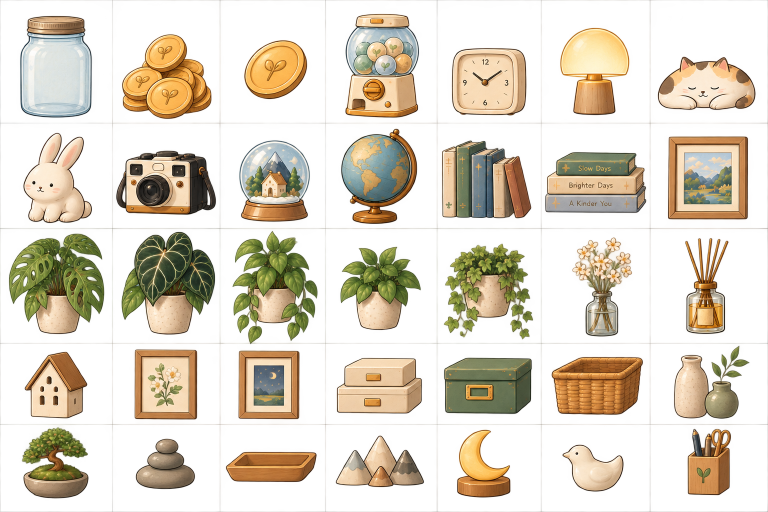
#> input picture Assets/Items/Cozy Home and Plant Asset Sticker Sheet.png, 1536 x 1024 px (shown at 1/2 size)
$ python crop_item_sheet.py
#> lines starting #> are read from the running program, lines starting #| are printed output that depends on the picture; after the words box and inside, x2 and y2 are one past the last pixel; in counts of white or black regions, pixels touching at a corner belong together
from PIL import Image
import numpy as np
from scipy import ndimage as ndi
import os, sys
from pathlib import Path
ROOT=str(Path(__file__).resolve().parents[1])
NAMES=[
 'jar_empty','coin_pile','coin','gacha_machine','desk_clock','mushroom_lamp','cat_calico',
 'rabbit','film_camera','snow_globe','world_globe','books_standing','books_stack','framed_landscape',
 'monstera','anthurium','pothos_trailing','pothos_potted','ivy_hanging','flower_vase','reed_diffuser',
 'wooden_house','framed_flowers','framed_night','storage_boxes_cream','storage_box_green','basket','ceramic_vases',
 'bonsai','stacked_stones','wooden_tray','mini_mountains','moon_lamp','bird_figure','pen_cup']
XE=[0,225,440,652,875,1083,1300,1536]
YE=[0,247,455,685,850,1024]
im=Image.open(f'{ROOT}/Items/Cozy Home and Plant Asset Sticker Sheet.png').convert('RGBA')
#> im is the input picture: PIL image 1536x1024 RGBA; mean R, G, B, A 145.5, 125.3, 90.2, 96
a=np.array(im); al=a[...,3]
core=al>=100
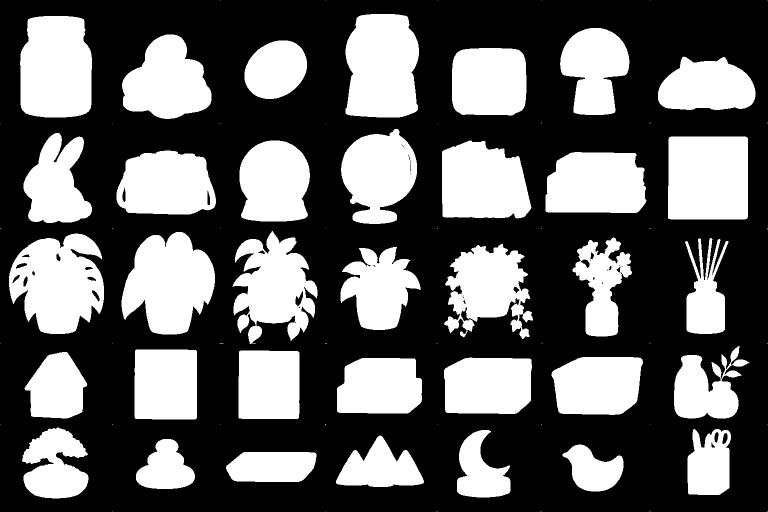
#> core: shape (1024, 1536) bool (shown at 1/2 size); 38% white; 81 white regions (46 under 20 px), largest, box (x1, y1, x2, y2) and area: (18, 467, 208, 668) 27152, (243, 464, 430, 669) 26781, (691, 28, 838, 235) 26646
lab,n=ndi.label(core)
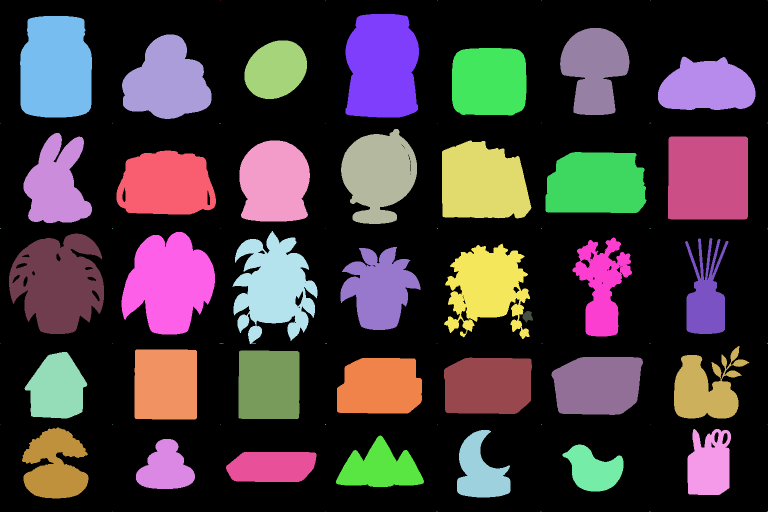
#> lab: shape (1024, 1536) int32 (shown at 1/2 size); 84 distinct labels, from 0 to 83; one colour per label, 0 black
#> n = 83
sizes=ndi.sum(core,lab,range(1,n+1)); cms=ndi.center_of_mass(core,lab,range(1,n+1))
#> after `sizes = ndi.sum(core, lab, range(1, n + 1))`: sizes = 83 values, max 27152 at index 39, min 1 at index 0, mean 7207
#> after `cms = ndi.center_of_mass(core, lab, range(1, n + 1))`: cms = 83 pairs, first value 0 to 1023, second value 0 to 1535
group={}   # cell index -> list of labels
for i,(sz,(cy,cx)) in enumerate(zip(sizes,cms),1):
    if sz<60: continue
    col=max(k for k in range(7) if cx>=XE[k]); row=max(k for k in range(5) if cy>=YE[k])
    group.setdefault(row*7+col,[]).append(i)
#> this loop made 83 passes
#> (sz, cy, cx) on passes 1, 2, 3, 4, 5, 6, 14, 15, 16, 17, 18, 19: (1, 0, 440), (1, 0, 650), (1, 0, 874), (1, 0, 1082), (1, 0, 1300), (1, 0, 1535), (2, 245.5, 1082), (3, 245.7, 1299.7), (2, 245.5, 1535), (1, 246, 0), (1, 246, 224), (2, 246, 439.5)
#> (sz, cy, cx, col, row) on passes 7 to 12: (26646, 133.7, 763.9, 3, 0), (26372, 136.3, 111.6, 0, 0), (16895, 137.3, 1189, 5, 0), (20545, 162.9, 333.5, 1, 0), (11270, 139, 551.2, 2, 0), (18910, 162.9, 977.9, 4, 0)
#> after the loop, group = 35 items
owner=np.zeros(lab.shape,dtype=np.int32)   # cell+1 owning each core pixel
for cell,labels in group.items():
    owner[np.isin(lab,labels)]=cell+1
#> this loop made 35 passes
#> (cell, labels) on passes 1 to 12: (3, [7]), (0, [8]), (5, [9]), (1, [10]), (2, [11]), (4, [12]), (6, [13]), (10, [22]), (7, [23]), (13, [24]), (9, [25]), (11, [26])
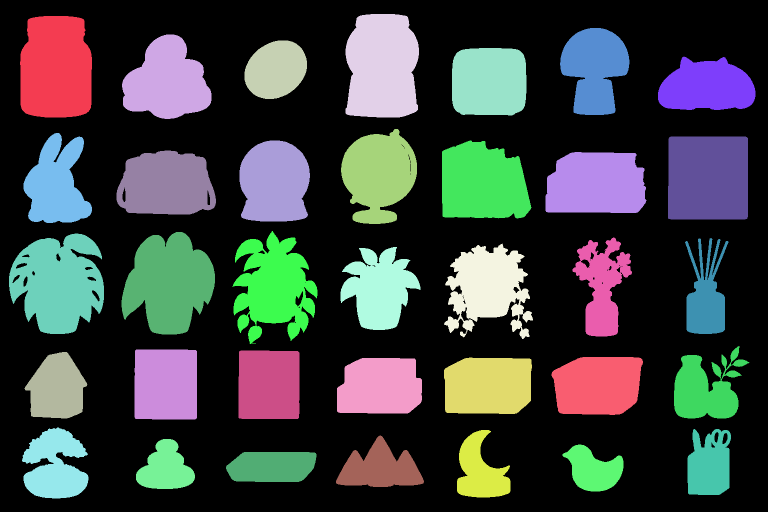
#> owner: shape (1024, 1536) int32 (shown at 1/2 size); 36 distinct labels, from 0 to 35; one colour per label, 0 black
report=[]
for cell,labels in sorted(group.items()):
    gm=(owner==cell+1)
    grown=ndi.binary_dilation(gm,iterations=4)
    keep=grown&((owner==0)|(owner==cell+1))
    out=a.copy(); alpha=al.copy().astype(np.int32)
    alpha[~keep]=0
    alpha[alpha<10]=0
    out[...,3]=alpha.astype(np.uint8)
    ys,xs=np.where(alpha>0); y0,y1,x0,x1=ys.min(),ys.max()+1,xs.min(),xs.max()+1
    pad=3; y0=max(0,y0-pad); x0=max(0,x0-pad); y1=min(out.shape[0],y1+pad); x1=min(out.shape[1],x1+pad)
    crop=Image.fromarray(out[y0:y1,x0:x1],'RGBA')
    crop.save(f'{ROOT}/Cropped/Items/{NAMES[cell]}.png',optimize=True)
    report.append((NAMES[cell],crop.size))
#> this loop made 35 passes
#> (labels, y0, y1, x0, x1) on passes 1 to 12: ([8], 28, 239, 36, 190), ([10], 65, 242, 240, 427), ([11], 77, 202, 485, 618), ([7], 24, 239, 687, 842), ([12], 92, 235, 900, 1057), ([9], 52, 234, 1117, 1263), ([13], 110, 224, 1312, 1515), ([23], 262, 450, 43, 187), ([27], 298, 433, 229, 436), ([25], 277, 447, 475, 623), ([22], 254, 451, 679, 838), ([26], 277, 440, 879, 1066)
#> pass 1, `alpha = al.copy().astype(np.int32)`:
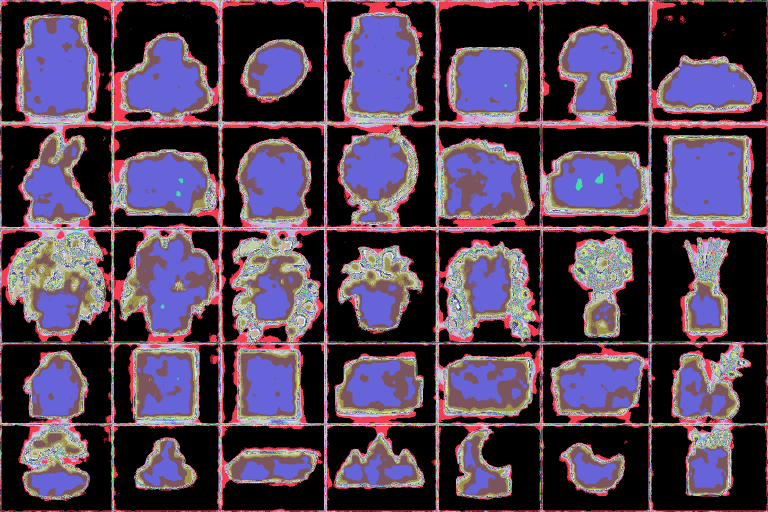
#> alpha: shape (1024, 1536) int32 (shown at 1/2 size); 255 distinct labels, from 0 to 254; one colour per label, 0 black
#> after the loop:
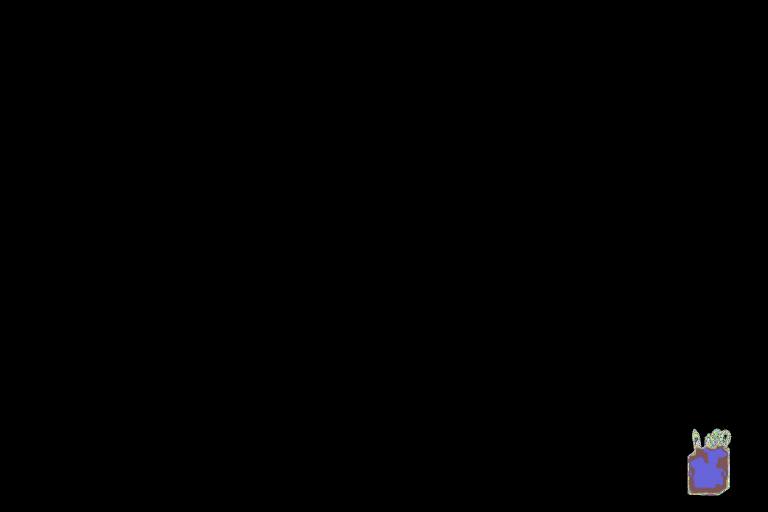
#> alpha: shape (1024, 1536) int32 (shown at 1/2 size); 241 distinct labels, from 0 to 254; one colour per label, 0 black
#> after the loop:
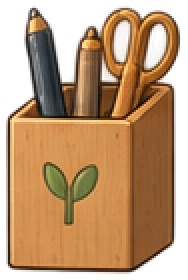
#> crop: PIL image 94x140 RGBA (shown 2 times larger); mean R, G, B, A 150.5, 105.3, 60.9, 177.1; transparent parts drawn white
#> after the loop: gm: shape (1024, 1536) bool; 0.59% white; 1 white region, box (x1, y1, x2, y2) and area: (1375, 858, 1462, 990) 9351
#> after the loop:
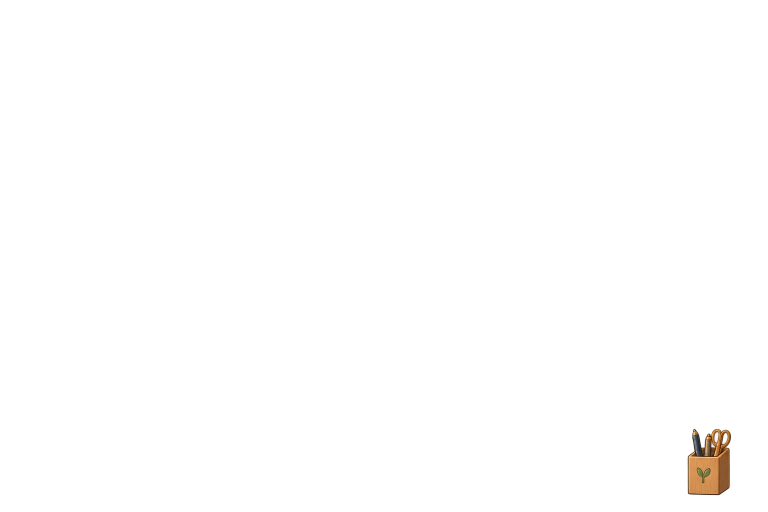
#> out: shape (1024, 1536, 4) (shown at 1/2 size); mean R, G, B, A 145.5, 125.3, 90.2, 1.5; transparent parts drawn white
#> after the loop, report = 35 items
print(len(report),'items'); missing=[NAMES[i] for i in range(35) if i not in group]; print('missing',missing)
#| 35 items
#> after `missing = [NAMES[i] for i in range(35) if i not in group]`: missing = []
#| missing []
for r in report: print(r)
#> this loop made 35 passes
#> r on passes 1 to 12: ('jar_empty', (154, 211)), ('coin_pile', (187, 177)), ('coin', (133, 125)), ('gacha_machine', (155, 215)), ('desk_clock', (157, 143)), ('mushroom_lamp', (146, 182)), ('cat_calico', (203, 114)), ('rabbit', (144, 188)), ('film_camera', (207, 135)), ('snow_globe', (148, 170)), ('world_globe', (159, 197)), ('books_standing', (187, 163))
#| ('jar_empty', (154, 211))
#| ('coin_pile', (187, 177))
#| ('coin', (133, 125))
#| ('gacha_machine', (155, 215))
#| ('desk_clock', (157, 143))
#| ('mushroom_lamp', (146, 182))
#| ('cat_calico', (203, 114))
#| ('rabbit', (144, 188))
#> (further printed lines are left out)
